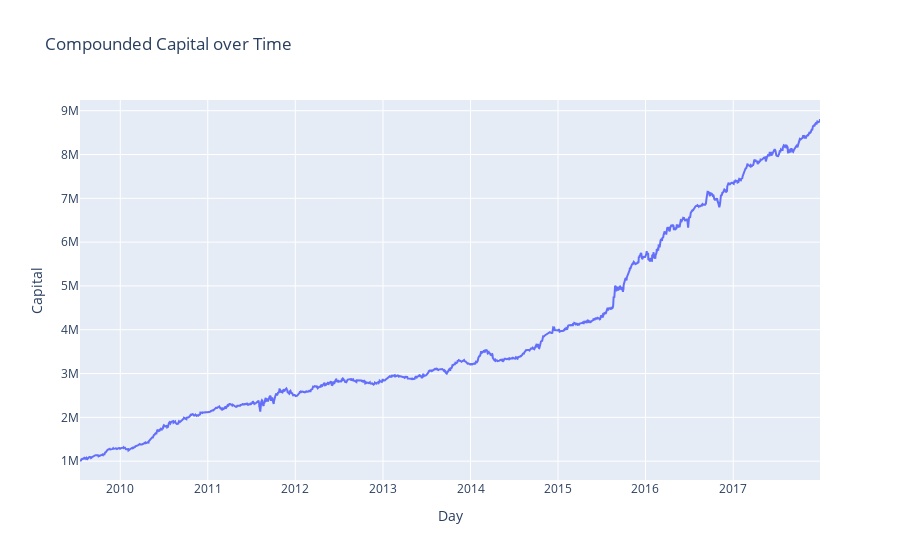
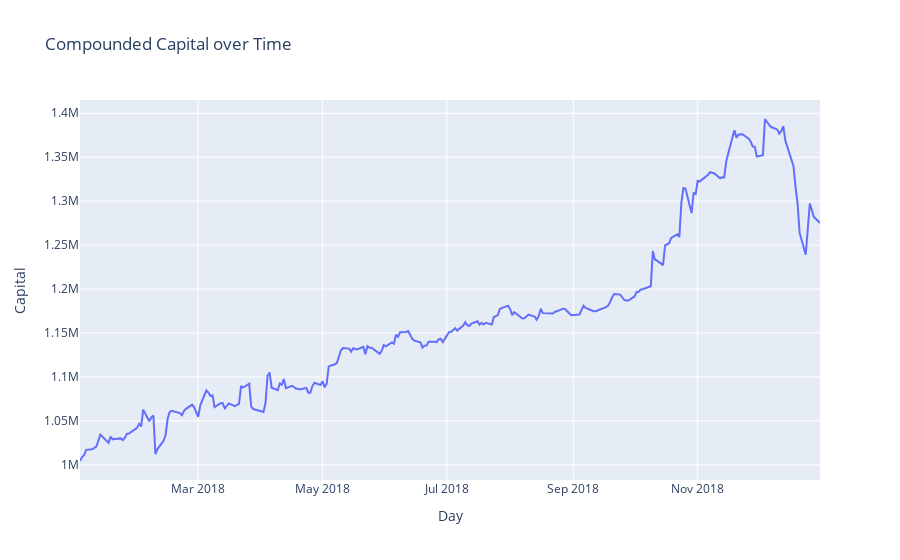
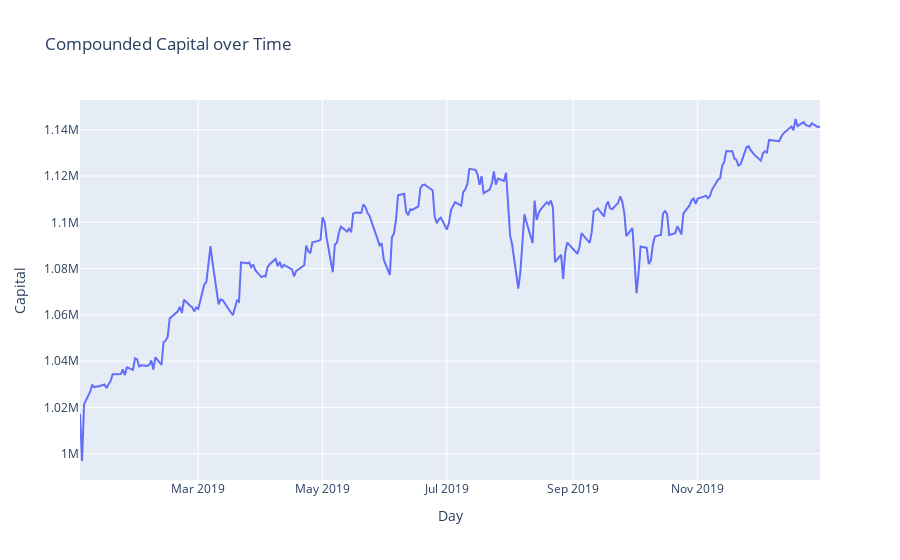
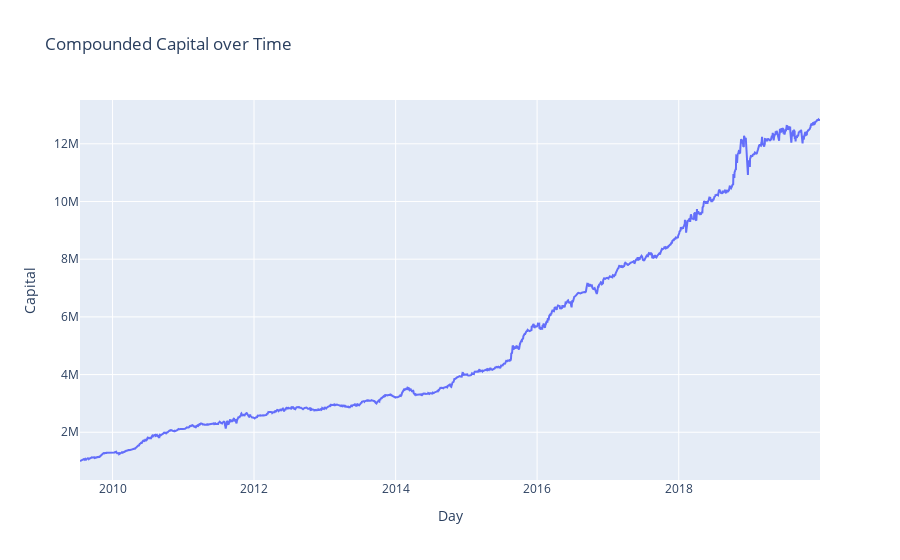

The cell these charts' notebook holds for them, in order:
### Code cell
capital = 1000000
risk = 1

print("Evaluating...")

instruments, data, models = init_models_data()
mode = 'train'
metrics, capitals, dates = evaluate_network(q_network, instruments, data, capital, risk, mode)
# print(f"Profit in evaluation: {profit}")
plot_capitals(dates, capitals)
display(metrics)
df = pd.DataFrame({'dates': dates, 'capitals': capitals})
df.to_csv("Portfolio Output/predict_train_dQ_100.csv")


instruments, data, models = init_models_data()
mode = 'val'
metrics, capitals, dates = evaluate_network(q_network, instruments, data, capital, risk, mode)
# print(f"Profit in evaluation: {profit}")
plot_capitals(dates, capitals)
display(metrics)
df = pd.DataFrame({'dates': dates, 'capitals': capitals})
df.to_csv("Portfolio Output/predict_val_dQ_100.csv")

instruments, data, models = init_models_data()
mode = 'test'
metrics, capitals, dates = evaluate_network(q_network, instruments, data, capital, risk, mode)
# print(f"Profit in evaluation: {profit}")
plot_capitals(dates, capitals)
display(metrics)
df = pd.DataFrame({'dates': dates, 'capitals': capitals})
df.to_csv("Portfolio Output/predict_test_dQ_100.csv")

instruments, data, models = init_models_data()
mode = 'full'
metrics, capitals, dates = evaluate_network(q_network, instruments, data, capital, risk, mode)
# print(f"Profit in evaluation: {profit}")
plot_capitals(dates, capitals)
display(metrics)
df = pd.DataFrame({'dates': dates, 'capitals': capitals})
df.to_csv("Portfolio Output/predict_full_dQ_100.csv")

### Figure 1 — Plotly figure (JSON) as saved in the notebook; plotly's stock layout.template omitted (floating-point values rounded to 4 significant figures; data arrays with more than 128 entries replaced by an {"elided": "..."} marker saying what was removed)
{"data": [{"mode": "lines", "type": "scatter", "x": {"elided": "2130 str values"}, "xaxis": "x", "y": {"elided": "2130 float values"}, "yaxis": "y"}], "layout": {"title": {"text": "Compounded Capital over Time"}, "xaxis": {"anchor": "y", "domain": [0, 1], "title": {"text": "Day"}}, "yaxis": {"anchor": "x", "domain": [0, 1], "title": {"text": "Capital"}}}}

### Figure 2 — Plotly figure (JSON) as saved in the notebook; plotly's stock layout.template omitted (floating-point values rounded to 4 significant figures; data arrays with more than 128 entries replaced by an {"elided": "..."} marker saying what was removed)
{"data": [{"mode": "lines", "type": "scatter", "x": {"elided": "251 str values"}, "xaxis": "x", "y": {"elided": "251 float values"}, "yaxis": "y"}], "layout": {"title": {"text": "Compounded Capital over Time"}, "xaxis": {"anchor": "y", "domain": [0, 1], "title": {"text": "Day"}}, "yaxis": {"anchor": "x", "domain": [0, 1], "title": {"text": "Capital"}}}}

### Figure 3 — Plotly figure (JSON) as saved in the notebook; plotly's stock layout.template omitted (floating-point values rounded to 4 significant figures; data arrays with more than 128 entries replaced by an {"elided": "..."} marker saying what was removed)
{"data": [{"mode": "lines", "type": "scatter", "x": {"elided": "252 str values"}, "xaxis": "x", "y": {"elided": "252 float values"}, "yaxis": "y"}], "layout": {"title": {"text": "Compounded Capital over Time"}, "xaxis": {"anchor": "y", "domain": [0, 1], "title": {"text": "Day"}}, "yaxis": {"anchor": "x", "domain": [0, 1], "title": {"text": "Capital"}}}}

### Figure 4 — Plotly figure (JSON) as saved in the notebook; plotly's stock layout.template omitted (floating-point values rounded to 4 significant figures; data arrays with more than 128 entries replaced by an {"elided": "..."} marker saying what was removed)
{"data": [{"mode": "lines", "type": "scatter", "x": {"elided": "2633 str values"}, "xaxis": "x", "y": {"elided": "2633 float values"}, "yaxis": "y"}], "layout": {"title": {"text": "Compounded Capital over Time"}, "xaxis": {"anchor": "y", "domain": [0, 1], "title": {"text": "Day"}}, "yaxis": {"anchor": "x", "domain": [0, 1], "title": {"text": "Capital"}}}}
